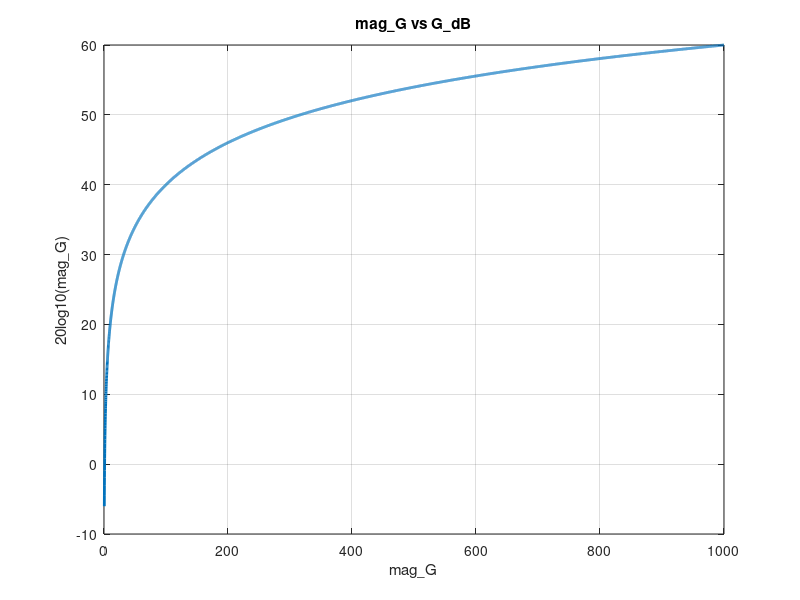
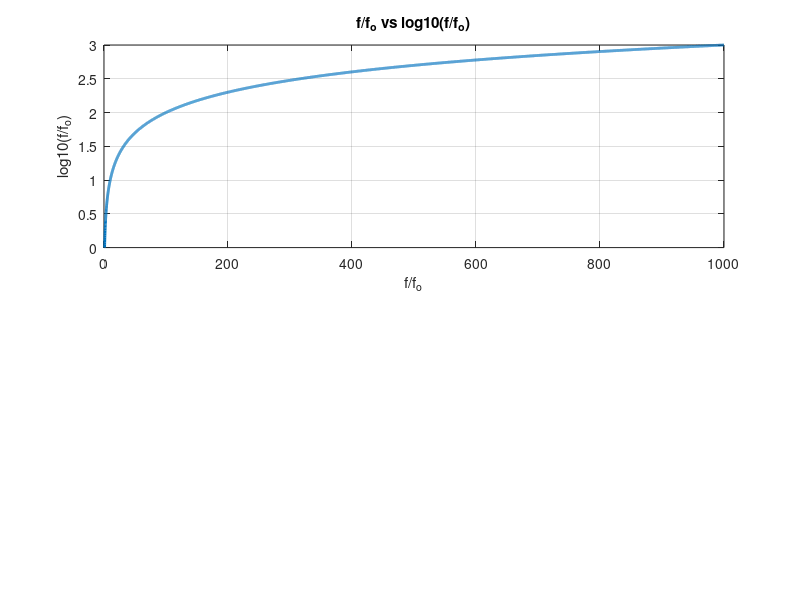

The MATLAB script that drew these images, in order:
clear all;
close all;

G=0.5:0.1:1000;
mag_G=20*log10(G);

figure
plot(G,mag_G,'LineWidth',2);
title('mag\_G vs G\_dB')
grid on;
xlabel('mag\_G'); ylabel('20log10(mag\_G)')


%-------------------------------------------
f_o=1;
f=1:0.1:1000;
mag = log10(f./f_o);

figure
subplot(2,1,1)
plot(f./f_o,mag,'LineWidth',2);
title('f/f_o vs log10(f/f_o)')
grid on;
xlabel('f/f_o'); ylabel('log10(f/f_o)')
